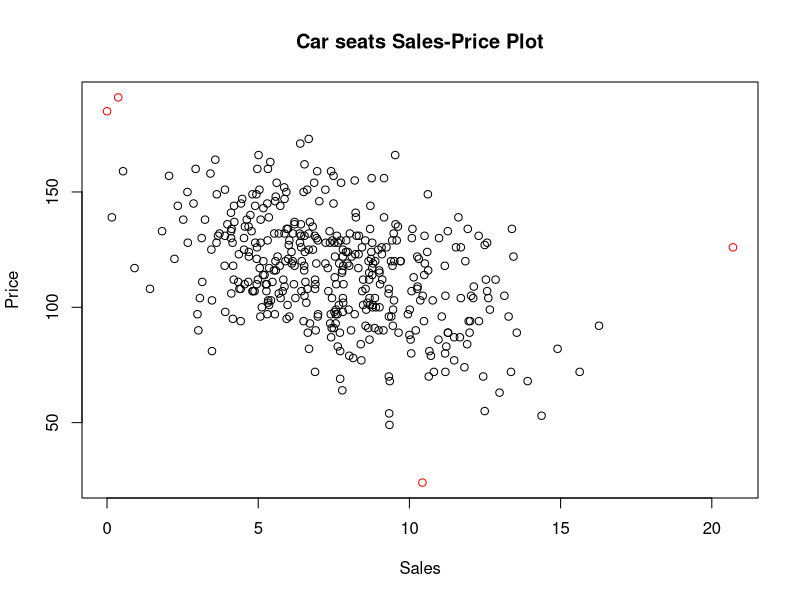
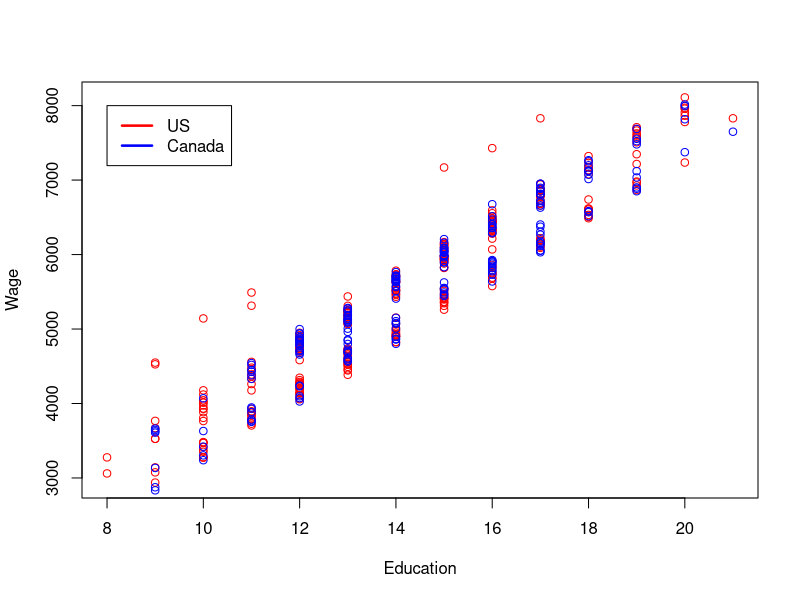

Write the R code that produced these figures, in order.
# Q1:
carseatDataFrame <- read.table("Carseats.txt", header=TRUE, sep="")

carseatDataFrame$Color="black"
carseatDataFrame$Color[carseatDataFrame$Price>180] = 'red'
carseatDataFrame$Color[carseatDataFrame$Price<40] = 'red'
carseatDataFrame$Color[carseatDataFrame$Sales>18] = 'red'

plot(carseatDataFrame$Sales, carseatDataFrame$Price, main = "Car seats Sales-Price Plot", xlab = "Sales", ylab = "Price", col = carseatDataFrame$Color)

# Q2:
educationDataFrame <- read.table("Education.txt", header=TRUE, sep="")
subUS <- subset(educationDataFrame, Country=="US")
subCA <- subset(educationDataFrame, Country=="Canada")

xUS <- subUS$Education
yUS <- subUS$Wage
colUS <- 'red'

xCA <- subCA$Education
yCA <- subCA$Wage
colCA <- 'blue'

plot(xUS, yUS, col= colUS, xlab = "Education", ylab = "Wage")
points(xCA, yCA, col= colCA)

legend(8, 8000, c("US", "Canada"), lwd=c(2.5,2.5), col=c("red","blue"))

# Q3:
mean20DataFrame <- read.table("Mean20.txt", header = TRUE, sep = "")
processed = subset(mean20DataFrame, !is.na(time) & time > 0) 
summary(processed$time)

# Q4:
t.test(processed$time, mu = 7.05, alternative = "two.sided")
# p-value is the possiblity observing the test result under the null hypothesis
# here p-value = 0.02178 < 0.05
# therefore, the alternative hypothesis is true, which means the true mean is not 7.05
t.test(mean20DataFrame$time, mu = 7.05, alternative = "two.sided")
# while, if using original values, the hypothesis is correct but the possibility is not high.

# Q5:
t.test(processed$time, mu = 7.05, alternative = "greater")
# the null hypothesis cannot be rejected, which means true mean is less then 7.05
# therefore, John is wrong.

